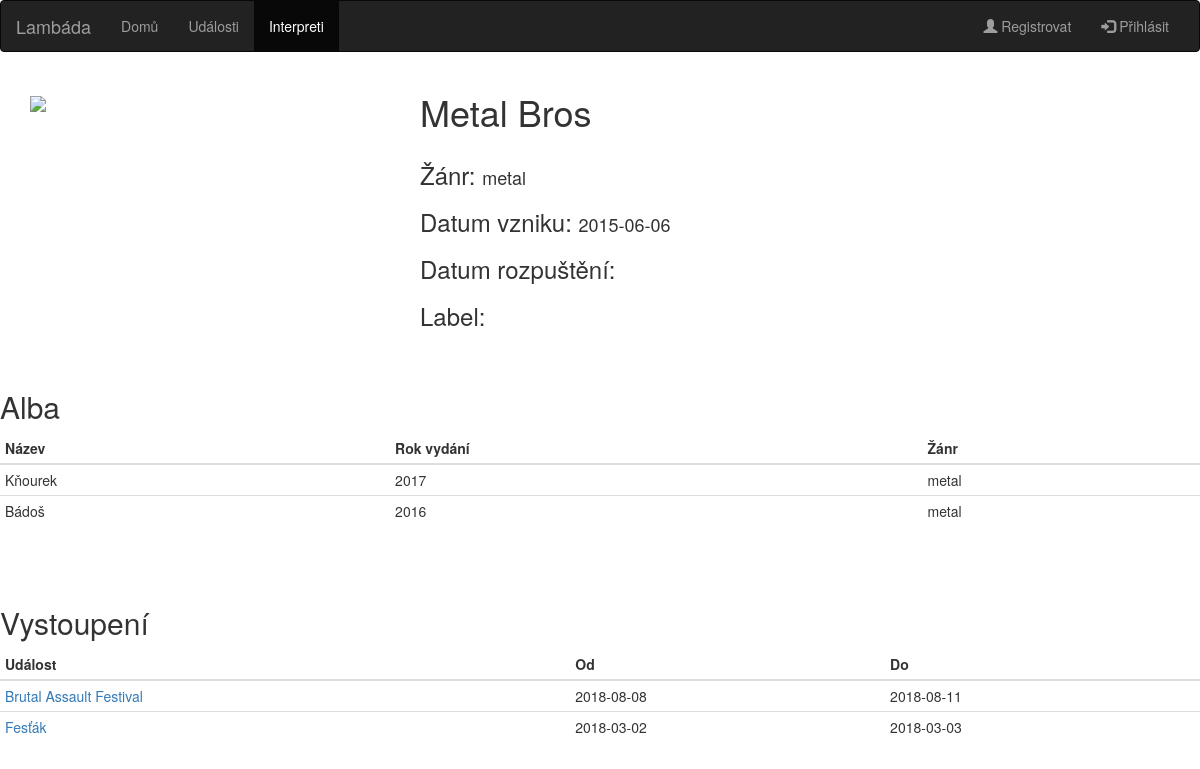
/kapela.php?jmeno=Metal Bros, run on the app's committed database.
### tables this page shows
CREATE TABLE interpret (
  jmeno VARCHAR(50), 
  zanr VARCHAR(20),
  dat_vzniku DATE,
  dat_rozpusteni DATE,
  label VARCHAR(20)
);

CREATE TABLE album (
  nazev VARCHAR(30), 
  rok_vydani INTEGER, 
  zanr VARCHAR(20),
  autor VARCHAR(50) NOT NULL 
);

CREATE TABLE interpret_udalost (
  interpret VARCHAR(50),
  udalost VARCHAR(50),
  dat_zac DATE,
  jako VARCHAR(10),
  od DATE,
  do DATE 
);

### kapela.php (the view, shortened to what this page needs)
<!DOCTYPE html>
<html>
	<head>
		<link rel="stylesheet" href="https://maxcdn.bootstrapcdn.com/bootstrap/3.3.7/css/bootstrap.min.css">
		<link rel="stylesheet" href="style.css">
	</head>
	<body>
		<?php include 'database.php'; ?>
		<nav class="navbar navbar-inverse">
			<div class="container-fluid">
				<div class="navbar-header">
					<a class="navbar-brand" href="index.php">Lambáda</a>
				</div>
				<div class="collapse navbar-collapse" id="myNavbar">
					<ul class="nav navbar-nav">
						<li><a href="index.php">Domů</a></li>
						<li><a href="udalosti.php">Události</a></li>
						<li class="active"><a href="interpreti.php">Interpreti</a></li>
					</ul>
					<ul class="nav navbar-nav navbar-right <?php if (isset($_SESSION['uzivatel'])) echo hidden?>">
						<li><a href="registration.php"><span class="glyphicon glyphicon-user"></span> Registrovat</a></li>
						<li><a href="#" id="loginPopover" data-toggle="popover" title="Přihlášení" data-placement="bottom" data-html="true" data-content='<?=$loginForm?>'><span class="glyphicon glyphicon-log-in"></span> Přihlásit</a></li>
					</ul>
				</div>
			</div>
		</nav>
		<?php
			$sql = "SELECT * FROM interpret WHERE jmeno = '".$_GET["jmeno"]."'";
			$result = $conn->query($sql);
			$row = $result->fetch_assoc();
			$majitel = $row['jmeno'];
		?>
		<div class='container'>
			<div class='row'>
				<div class='col-12 col-md-4'>
					<br>
					<img src='images/band.png' class='profile_pic' class='img-responsive'>
					<br>
				</div>
				<div class='col-12 col-md-6'>
					<?if(!isset($_POST['edit'])){
						echo "<h1>" .$row["jmeno"]. "</h1>";
					}
					?>
					<br>
					<?if (!isset($_POST['edit'])){?>
							<h3>Žánr: </h3><h4><?echo $row["zanr"]?></h4>
							<br><br>
							<h3>Datum vzniku: </h3><h4><?echo $row["dat_vzniku"]?></h4>
							<br><br>
							<h3>Datum rozpuštění: </h3><h4><?echo $row["dat_rozpusteni"]?></h4>
							<br><br>
							<h3>Label: </h3><h4><?echo $row["label"]?></h4>
						<?} else {
						}
					?>
					<br><br><br>
				</div>
			</div>
		</div>
		<h2>Alba</h2>
		<table class='table table-hover table-condensed'>
			<thead>
				<tr>
					<th>Název</th>
					<th>Rok vydání</th>
					<th>Žánr</th>
				</tr>
			</thead>
			<?php
				$sql = "SELECT * FROM album WHERE autor='".$majitel."' ORDER BY rok_vydani DESC";
				$result = $conn->query($sql);
				if ($result->num_rows > 0) {
			?>
			<tbody>
				<?while($row = $result->fetch_assoc()) {?>
				<tr>
					<td><?echo $row["nazev"]?></td>
					<td><?echo $row["rok_vydani"]?></td>
					<td><?echo $row["zanr"]?></td>
				</tr>
				<?} }?>
			</tbody>
		</table>
		<br><br>
		<h2>Vystoupení</h2>
		<table class='table table-hover table-condensed'>
			<thead>
				<tr>
					<th>Událost</th>
					<th>Od</th>
					<th>Do</th>
				</tr>
			</thead>
			<?php
				$sql = "SELECT * FROM interpret_udalost WHERE interpret='".$majitel."' ORDER BY 'od'";
				$result = $conn->query($sql);
				if ($result->num_rows > 0) {
			?>
			<tbody>
				<?while($row = $result->fetch_assoc()) {?>
				<tr>
					<td><a href='udalost.php?u=<?echo $row["udalost"]?>'><?echo $row["udalost"]?></a></td>
					<td><?echo $row["od"]?></td>
					<td><?echo $row["do"]?></td>
				</tr>
				<?}?>
				<?}?>
			</tbody>
		</table>
	</body>
</html>

### style.css (style rules this page uses)
.profile_pic { max-height: 250px; }
h3, h4 { display:inline; }

### data on the page
interpret: jmeno "Metal Bros", zanr "metal", dat_vzniku "2015-06-06"
album: nazev "Kňourek", rok_vydani "2017", zanr "metal"
album: nazev "Bádoš", rok_vydani "2016", zanr "metal"
interpret_udalost: udalost "Brutal Assault Festival", od "2018-08-08", do "2018-08-11"
interpret_udalost: udalost "Fesťák", od "2018-03-02", do "2018-03-03"
